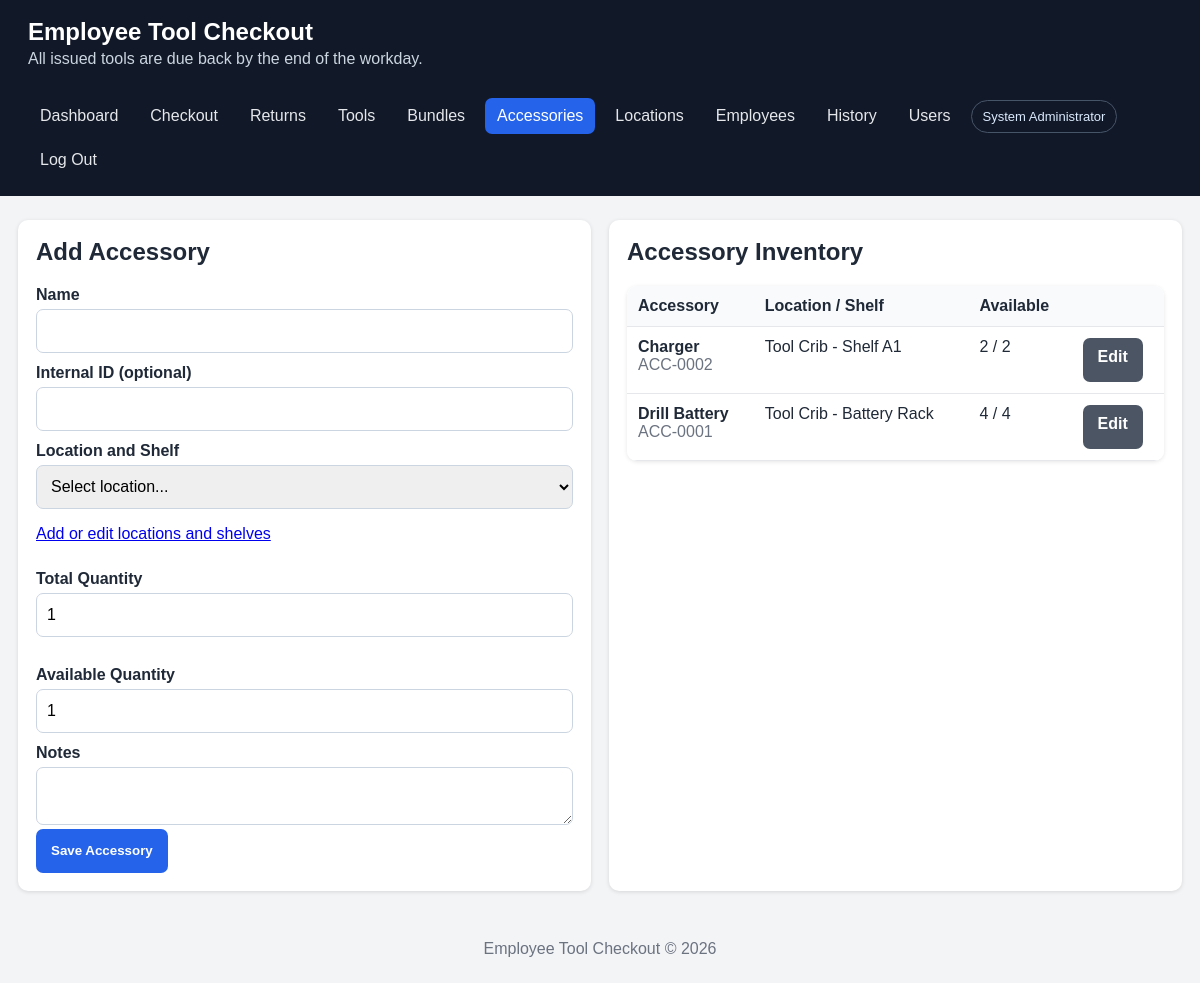
The page /accessories.php (signed in) on the database its author committed.
### tables this page shows
CREATE TABLE IF NOT EXISTS accessories (
    id INT UNSIGNED AUTO_INCREMENT PRIMARY KEY,
    accessory_name VARCHAR(160) NOT NULL,
    internal_id VARCHAR(100) NULL,
    location_id INT UNSIGNED NULL,
    tool_location VARCHAR(190) NULL,
    quantity_total INT UNSIGNED NOT NULL DEFAULT 1,
    quantity_available INT UNSIGNED NOT NULL DEFAULT 1,
    active TINYINT(1) NOT NULL DEFAULT 1,
    notes TEXT NULL,
    created_at DATETIME NOT NULL DEFAULT CURRENT_TIMESTAMP,
    UNIQUE KEY uq_accessory_internal (internal_id),
    CONSTRAINT fk_accessory_location FOREIGN KEY (location_id) REFERENCES tool_locations(id) ON DELETE SET NULL
);

### includes/functions.php (called while the page is built, shortened)
<?php
function e(?string $value): string
{
    return htmlspecialchars($value ?? '', ENT_QUOTES, 'UTF-8');
}

### includes/auth.php (called while the page is built, shortened)
<?php
function current_user(): ?array
{
    return isset($_SESSION['user']) && is_array($_SESSION['user']) ? $_SESSION['user'] : null;
}

### accessories.php (the view, shortened to what this page needs)
<?php
require __DIR__.'/includes/header.php';$pdo=db();$id=(int)($_GET['id']??$_POST['id']??0);
$edit=null;if($id){$s=$pdo->prepare('SELECT * FROM accessories WHERE id=?');$s->execute([$id]);$edit=$s->fetch();}
$locations=$pdo->query('SELECT * FROM tool_locations WHERE active=1 OR id='.(int)($edit['location_id']??0).' ORDER BY location_name,area,shelf')->fetchAll();
$rows=$pdo->query('SELECT * FROM accessories ORDER BY accessory_name')->fetchAll();
?><div class="grid two"><div class="card"><h2><?=$edit?'Edit':'Add'?> Accessory</h2><?php if(!$locations):?><div class="alert error">Add a location and shelf first. <a href="locations.php">Manage Locations</a></div><?php endif;?><form method="post"><?php if($edit):?><input type="hidden" name="id" value="<?=$id?>"><?php endif;?><label>Name</label><input name="accessory_name" required value="<?=e($edit['accessory_name']??'')?>"><label>Internal ID (optional)</label><input name="internal_id" value="<?=e($edit['internal_id']??'')?>"><label>Location and Shelf</label><select name="location_id" required><option value="">Select location...</option><?php foreach($locations as $l):?><option value="<?=(int)$l['id']?>" <?=((int)($edit['location_id']??0)===(int)$l['id'])?'selected':''?>><?=e(location_label($l))?></option><?php endforeach;?></select><p class="muted"><a href="locations.php">Add or edit locations and shelves</a></p><div class="grid two"><div><label>Total Quantity</label><input type="number" min="0" name="quantity_total" value="<?=e((string)($edit['quantity_total']??1))?>"></div><div><label>Available Quantity</label><input type="number" min="0" name="quantity_available" value="<?=e((string)($edit['quantity_available']??1))?>"></div></div><label>Notes</label><textarea name="notes"><?=e($edit['notes']??'')?></textarea><?php if($edit):?><label><input type="checkbox" name="active" <?=$edit['active']?'checked':''?>> Active</label><?php endif;?><button <?=$locations?'':'disabled'?>>Save Accessory</button></form></div><div class="card"><h2>Accessory Inventory</h2><div class="table-wrap"><table><thead><tr><th>Accessory</th><th>Location / Shelf</th><th>Available</th><th></th></tr></thead><tbody><?php foreach($rows as $r):?><tr><td><strong><?=e($r['accessory_name'])?></strong><br><span class="muted"><?=e($r['internal_id']?:'No internal ID')?></span></td><td><?=e($r['tool_location']?:'—')?></td><td><?=(int)$r['quantity_available']?> / <?=(int)$r['quantity_total']?></td><td><a class="button secondary" href="accessories.php?id=<?=(int)$r['id']?>">Edit</a></td></tr><?php endforeach;?></tbody></table></div></div></div><?php require __DIR__.'/includes/footer.php';?>

### includes/header.php (shortened to what this page needs)
<?php
require_once __DIR__ . '/functions.php';
require_once __DIR__ . '/auth.php';
$current = basename($_SERVER['PHP_SELF']);
?>
<!doctype html>
<html lang="en">
<head>
    <link rel="stylesheet" href="assets/style.css">
</head>
<body>
<header class="topbar">
    <div>
        <h1><?= e(APP_NAME) ?></h1>
        <p>All issued tools are due back by the end of the workday.</p>
    </div>
    <nav>
        <a class="<?= $current === 'index.php' ? 'active' : '' ?>" href="index.php">Dashboard</a>
        <a class="<?= $current === 'checkout.php' ? 'active' : '' ?>" href="checkout.php">Checkout</a>
        <a class="<?= $current === 'returns.php' ? 'active' : '' ?>" href="returns.php">Returns</a>
        <a class="<?= in_array($current,['tools.php','tool_form.php'],true) ? 'active' : '' ?>" href="tools.php">Tools</a>
        <a class="<?= in_array($current,['bundles.php','bundle_form.php'],true) ? 'active' : '' ?>" href="bundles.php">Bundles</a>
        <a class="<?= $current === 'accessories.php' ? 'active' : '' ?>" href="accessories.php">Accessories</a>
        <a class="<?= $current === 'locations.php' ? 'active' : '' ?>" href="locations.php">Locations</a>
        <a class="<?= $current === 'employees.php' ? 'active' : '' ?>" href="employees.php">Employees</a>
        <a class="<?= $current === 'history.php' ? 'active' : '' ?>" href="history.php">History</a>
        <?php if ((current_user()['role'] ?? '') === 'admin'): ?><a class="<?= $current === 'users.php' ? 'active' : '' ?>" href="users.php">Users</a><?php endif; ?>
        <span class="user-chip"><?= e(current_user()['full_name'] ?? '') ?></span>
        <a href="logout.php">Log Out</a>
    </nav>
</header>
<main class="container">

### includes/footer.php (shortened to what this page needs)
</main>
<footer>Employee Tool Checkout &copy; <?= date('Y') ?></footer>
</body>
</html>

### assets/style.css (style rules this page uses)
:root { font-family: Arial, sans-serif; color: #1f2937; background: #f3f4f6; }
* { box-sizing: border-box; }
body { margin: 0; }
.topbar { background: #111827; color: #fff; padding: 18px 28px; display: flex; gap: 30px; align-items: center; justify-content: space-between; flex-wrap: wrap; }
.topbar h1 { margin: 0 0 4px; font-size: 24px; }
.topbar p { margin: 0; color: #cbd5e1; }
nav { display: flex; gap: 8px; flex-wrap: wrap; }
nav a { color: #e5e7eb; text-decoration: none; padding: 9px 12px; border-radius: 7px; }
nav a:hover, nav a.active { background: #2563eb; color: white; }
.container { max-width: 1250px; margin: 24px auto; padding: 0 18px; }
.grid { display: grid; gap: 18px; }
.grid.two { grid-template-columns: repeat(auto-fit, minmax(330px, 1fr)); }
.card { background: white; border-radius: 10px; padding: 18px; box-shadow: 0 1px 4px rgba(0,0,0,.12); }
.card h2, .card h3 { margin-top: 0; }
label { display: block; font-weight: 700; margin: 11px 0 5px; }
input, select, textarea { width: 100%; padding: 10px; border: 1px solid #cbd5e1; border-radius: 7px; font: inherit; }
textarea { min-height: 85px; resize: vertical; }
button, .button { display: inline-block; background: #2563eb; color: white; border: 0; border-radius: 7px; padding: 10px 15px; cursor: pointer; text-decoration: none; font-weight: 700; }
.button.secondary { background: #4b5563; }
table { width: 100%; border-collapse: collapse; background: white; }
th, td { padding: 11px; border-bottom: 1px solid #e5e7eb; text-align: left; vertical-align: top; }
th { background: #f8fafc; }
.table-wrap { overflow-x: auto; border-radius: 10px; box-shadow: 0 1px 4px rgba(0,0,0,.1); }
.muted { color: #6b7280; }
footer { text-align: center; color: #6b7280; padding: 25px; }
.user-chip { align-self: center; padding: 8px 11px; border: 1px solid #475569; border-radius: 999px; color: #dbeafe; font-size: 13px; }
body { padding-bottom: env(safe-area-inset-bottom); }
.topbar { padding-top: max(18px, env(safe-area-inset-top)); }
button, .button, input, select, textarea { min-height: 44px; }

### rows shown on the page
accessories: accessory_name "Charger", internal "ACC-0002", tool_location "Tool Crib - Shelf A1", quantity_available "2", quantity_total "2"
accessories: accessory_name "Drill Battery", internal "ACC-0001", tool_location "Tool Crib - Battery Rack", quantity_available "4", quantity_total "4"

### other values the page prints
APP_NAME "Employee Tool Checkout"
current_user()['full_name'] "System Administrator"
